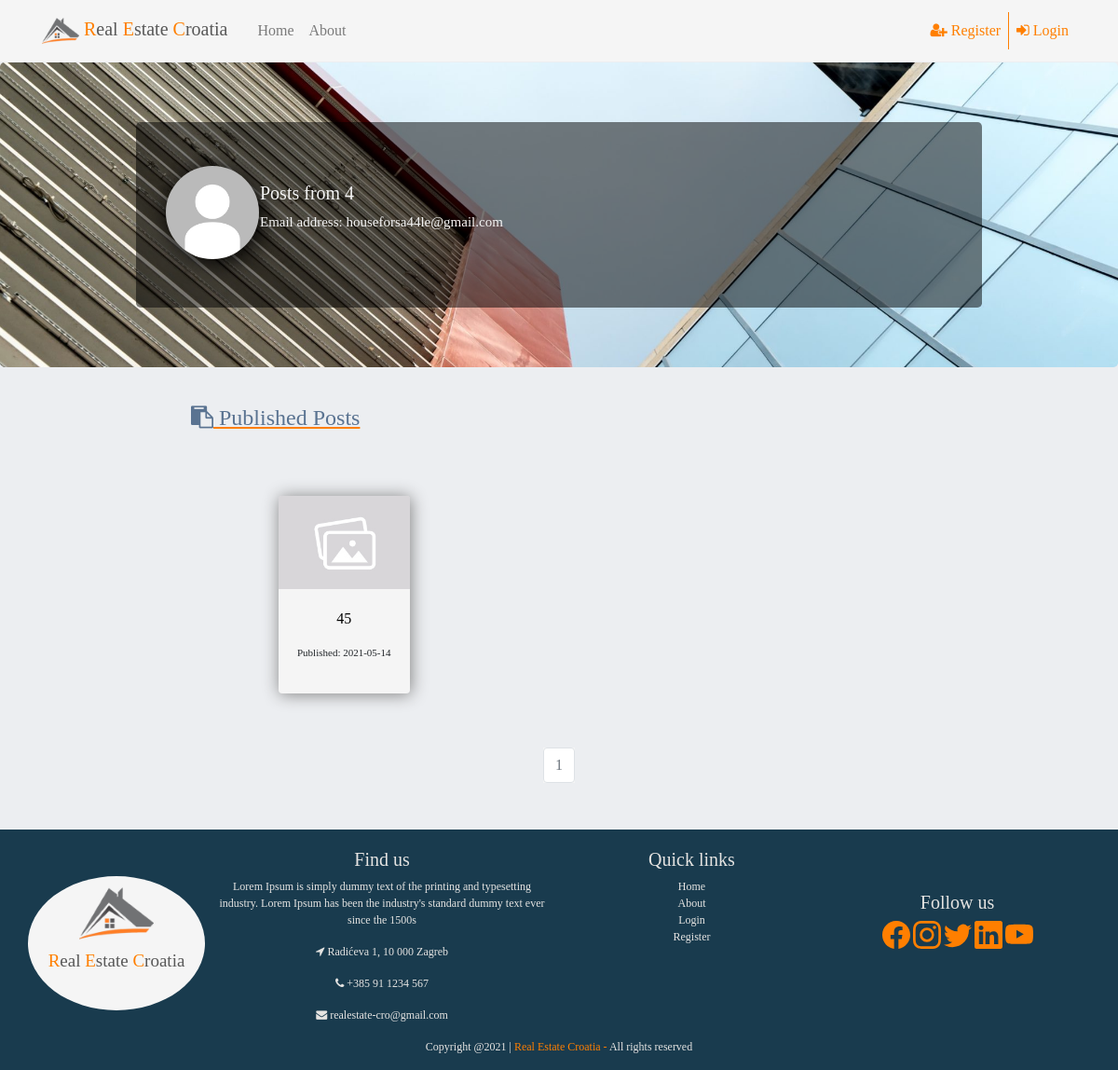
The page /4posts on the database its author committed.
### project/models.py (models this page shows, shortened)
class Users(db.Model, UserMixin):
    id = db.Column(db.Integer, primary_key=True)
    email = db.Column(db.String(124), unique=True, nullable=False)
    username = db.Column(db.String(124), unique=True, nullable=False)
    password_hash = db.Column(db.String(164), nullable=False)
    profile_picture = db.Column(db.String(124), default="default.jpg")
    posts = db.relationship("Posts", backref="author", lazy="dynamic")

class Posts(db.Model):
    id = db.Column(db.Integer, primary_key=True)
    user_id = db.Column(db.Integer, db.ForeignKey("users.id"), nullable=False)
    title = db.Column(db.String(124), nullable=False)
    text = db.Column(db.Text, nullable=False)
    date = db.Column(db.DateTime, nullable=False, default=datetime.utcnow)
    county = db.Column(db.String(124), nullable=False)
    quadrature = db.Column(db.Integer, nullable=False)
    price = db.Column(db.Integer, nullable=False)
    property_type = db.Column(db.String(124), nullable=False)
    sale_rent = db.Column(db.String(124), nullable=False)
    property_pictures = db.Column(db.String(1000), default="default_property.png")

### project/users/views.py (the view)
@users.route("/<username>posts", methods=["GET", "POST"])
def user_posts(username):
    page = request.args.get("page", 1, type=int)
    user = Users.query.filter_by(username=username).first_or_404()
    post = Posts.query.filter_by(author=user).order_by(Posts.date.desc()).paginate(page=page, per_page=6)
    picture_file = url_for("static", filename="profile_pictures/" + user.profile_picture)
    return render_template("user_posts.html", post=post, user=user, picture_file=picture_file)

### project/templates/user_posts.html (shortened to what this page needs)
{% extends "base.html" %}
{% block content %}
<div class="jumbotron" id="users-jumbotron">
    {% if current_user.is_authenticated == False %}
        <div class="jumbotron" id="user-posts">
            <img id="user-posts-img" class="rounded-circle account-img" src="{{url_for('static', filename='profile_pictures/' + user.profile_picture)}}">
            <h2 id="user-posts-h2"> Posts from {{user.username}}</h2>
            <p id="user-posts-p"> Email address: {{user.email}}</p>
        </div>
    {% endif %}
                </div>
            <div class="col-md-9" id="all-user-posts">
                <div class="profile-content">
                    <h4 id="published-posts"><i class="fa fa-clipboard" aria-hidden="true"></i> Published Posts</h4>
                    <div class="row" id="user-posts-row">
                        {% for post in post.items %}
                        <div class="col-xs-5 col-md-6 col-lg-4 d-flex align-items-stretch">
                        <a style="display:block" href="{{url_for('posts.read_post', post_id=post.id)}}">
                            <div class="card">
                                {% if post.property_pictures[19] == "e" %}
                                <img id="user-post-img" class="card-img-top" src="{{url_for('static', filename='property_pictures/' + post.property_pictures[0:21])}}" alt="Card image cap" >
                                {% else %}
                                <img id="user-post-img2" class="card-img-top" src="{{url_for('static', filename='property_pictures/' + post.property_pictures[0:20])}}" alt="Card image cap" >
                                {% endif %}
                                <div class="card-body" >
                                    <p id="post"><a href="{{url_for('posts.read_post', post_id=post.id)}}">{{post.title}}</a></p>
                                    <p id="post2">Published: {{post.date.strftime("%Y-%m-%d")}}</p>
                                </div>
                            </div>
                        </a>
                        </div>
                        {% endfor %}
                    </div><br><br>
                    <nav aria-label="Page navigation example">
                      <ul class="pagination justify-content-center">
                        {% for page_num in post.iter_pages(left_edge=1, right_edge=1, left_current=1, right_current=2) %}
                          {% if page_num %}
                              {% if post.page == page_num %}
                                    <li class="page-item disabled"><a class="page-link" href="{{url_for('users.user_posts', username=user.username, page=page_num)}}">{{page_num}}</a></li>
                              {% else %}
                                    <li class="page-item"><a class="page-link" href="{{url_for('users.user_posts', username=user.username, page=page_num)}}">{{page_num}}</a></li>
                              {% endif %}
                          {% else %}
                            <li class="page-link">...</li>
                          {% endif %}
                        {% endfor %}
                      </ul>
                    </nav>
                    </div>
                </div>
{% endblock %}

### project/static/style.css (style rules this page uses)
body { font-family: Georgia, serif; background-color: rgba(236, 238, 241); }
#all-posts-row, #result-posts-row, #user-posts-row { margin-left: 10%; width: 80%; }
.card { background: #f5f5f5; box-shadow: 1px 1px 18px gray; border: none; max-width: 20rem; transition: transform .2s; margin-top: 30px; }
.card-img-top { width: 100%; height: 200px; object-fit: cover; }
.card-body h6, .card-body p { font-size: 13px; }
.card-body p, .card-body h3 { text-overflow: ellipsis; white-space: nowrap; overflow: hidden; }
.pagination li, .pagination a { color: gray; }
.pagination { margin: 10px auto; }
.pagination li { background-color: #f5f5f5; }
#all-user-posts { margin: 0 auto; }
#user-posts, #user-posts1 { max-width: 80%; margin: 0 auto; background-color: rgba(0,0,0,.5); }
#user-posts-h2, #user-posts1-h2 { font-size: 20px; margin-left: 12%; color: #f5f5f5; }
#user-posts-p, #user-posts1-p { font-size: 15px; margin-left: 12%; color: #f5f5f5; }
#user-posts-img, #user-posts1-img { float: left; width: 100px; height: 100px; margin-top: -2%; box-shadow: 3px 3px 25px black; }
#user-posts-row { margin-top: 5%; }
#profile-jumbotron, #create-jumbotron, #users-jumbotron { background-image: url(background/profile-background.jpg); background-repeat: no-repeat; background-size: cover; margin: auto; }
.profile-content { padding: 40px 40px; min-height: 380px; background-color: rgba(236, 238, 241); }
#user-post-img, #user-post-img2 { height: 100px; }
#post a { font-size: 16px; color: black; }
#post { text-align: center; }
#post2 { font-size: 11px; }
#user-info-form h3, #create-form h4, #published-posts { text-decoration: underline #ff7f00; color: #5a7391; }

### rows shown on the page
Users: profile_picture (placeholder picture), username "4", email "houseforsa44le@gmail.com"
Posts: property_pictures (placeholder picture), title "45", date "2021-05-14"

### other values the page prints
{{ page_num }} "1"
